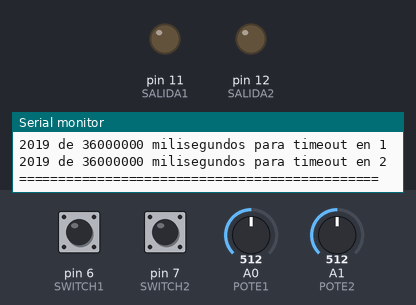
The sketch below on a simulated Arduino Uno, built with avr-gcc and run on an emulated ATmega328P. Parts: output pins drawn as LEDs (lit = HIGH), the last lines printed to the serial monitor. The test bench sets the inputs (shaded band); at power-on: pin 6 (SWITCH1) LOW, pin 7 (SWITCH2) LOW, A0 (POTE1) = 512, A1 (POTE2) = 512.

Above: at 2.2 s.
2.3 s: pin 6 (SWITCH1) pulled HIGH for 1.2 s
At 3.5 s:
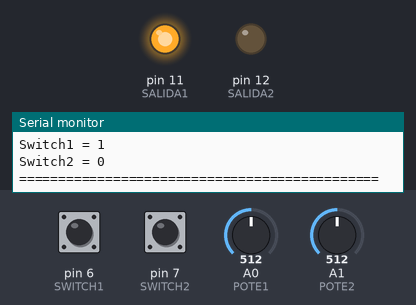
5.5 s: pin 7 (SWITCH2) pulled HIGH for 1.2 s
At 6.8 s:
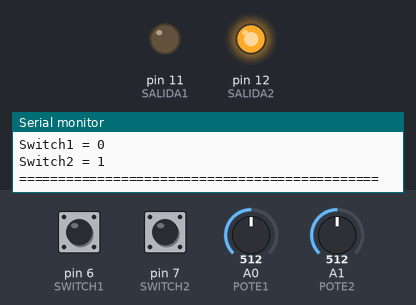
8.5 s: pin 7 (SWITCH2) pulled HIGH for 3.2 s
At 13.3 s:
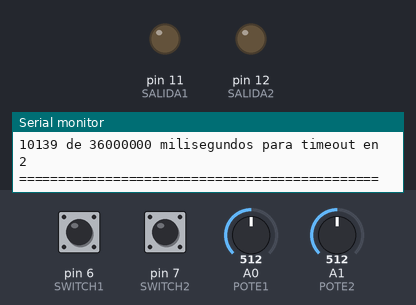
13.6 s: pin 6 (SWITCH1) pulled HIGH for 3.2 s
At 14.9 s:
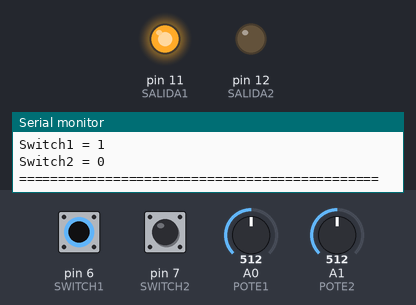
18.7 s: pin 6 (SWITCH1) driven HIGH and pin 7 (SWITCH2) driven HIGH
At 20.5 s:
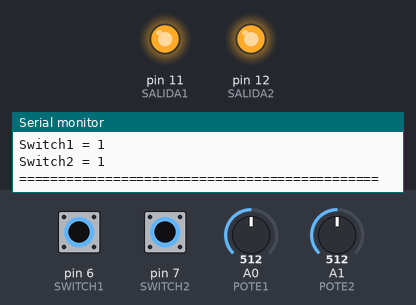
Timing chart, 0 to 21.7 s (numbered marks = the images above; inputs shaded):
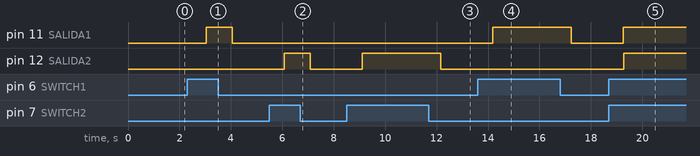

Measured:
- after the input at 2.3 s, pin 11 (SALIDA1): LOW → HIGH after 0.74 s, → LOW 1.0 s later
- after the input at 5.5 s, pin 12 (SALIDA2): LOW → HIGH after 0.58 s, → LOW 1.0 s later
- after the input at 8.5 s, pin 12 (SALIDA2): LOW → HIGH after 0.61 s, → LOW 3.0 s later
- after the input at 13.6 s, pin 11 (SALIDA1): LOW → HIGH after 0.59 s, → LOW 3.0 s later
- after the input at 18.7 s, pin 11 (SALIDA1): LOW → HIGH after 0.56 s; pin 12 (SALIDA2): LOW → HIGH after 0.57 s

The sketch:

cubre_colchon_electrico_v1.ino
```cpp
/*
 * Programa para el cubre colchón eléctrico por el oso loco el 16/4/2022, version 0.1
 * Como tiene dos plazas, hay que hacer todo doble. No quise escribir una subrutina porque había
 * que pasarle tantas variables que no tenía sentido
 *
 * La idea es definir un ciclo de trabajo y con los potenciometros manejar cuanto tiempo encendido
 * y cuanto tiempo apagado (dentro del ciclo)
 *
 * Tiene una funcion de timeout para que si te lo olvidas encendido, se apague solo hasta un nuevo reset del switch
 * Todo eso es independiente en cada plaza
 */
#include <avr/wdt.h> // Cargamos librería del watchdog timer

#define DEBUG        //Definir esta vaiable para imprimir info de debug en el serial
#define CICLO 120    //Definir el ciclo en segundos
#define POTE1 A0     //Donde esta conectado el potenciometro 1
#define POTE2 A1     //Donde esta conectado el potenciometro 2
#define SWITCH1 6    //Donde esta conectado el interruptor 1
#define SWITCH2 7    //Donde esta conectado el interruptor 2
#define SALIDA1 11   //Donde dispara el rele 1
#define SALIDA2 12   //Donde dispara el rele 2

unsigned long MAXTIME = 10; //Definir maximo tiempo de encendido en horas
#ifdef DEBUG
char buffer[80];            //Variable para imprimir, solo la necesitamos si DEBUG esta definido
#endif
int pote1 = 0;
int pote2 = 0;
unsigned long intervalo;
unsigned long milisPrevio1 = 0;
unsigned long milisPrevio2 = 0;
bool TMOUT1 = false;
bool TMOUT2 = false;
unsigned long segs1 = 0, segs2 = 0;

void setup() {
  Serial.begin (115200);
  pinMode(POTE1, INPUT);
  pinMode(POTE2, INPUT);
  pinMode(SWITCH1,INPUT);
  pinMode(SWITCH2,INPUT);
  pinMode(SALIDA1,OUTPUT);
  pinMode(SALIDA2,OUTPUT);

  delay (1000); //Le damos tiempo a que se estabilice el link serial

#ifdef DEBUG
  Serial.println();
  Serial.println();
  Serial.println("*****************************************");
  Serial.println ("Arrancando el cubre colchon electrico!!!");
  Serial.println("*****************************************");
#endif

  intervalo = MAXTIME * 60 * 60 * 1000;
  //intervalo = MAXTIME * 2 * 1000; //Definir un ciclo corto para debuggear

  wdt_disable();       //Disable para que nos de tiempo de inicializar todo antes de que se resetee
  wdt_enable(WDTO_8S); // Habilitar al ultimo... 4S de timeout
}


void loop() {
  int segon1, segon2, segoff1, segoff2;
  int switch1, switch2;
  unsigned long milisAhora = millis();

  wdt_reset(); // Resetear el watchdog timer o se reinicia el microcontrolador!

  //Revisar si estuvimos encendidos durante el tiempo especificado en TMOUT. Si es verdadero, apagar
  //Notese la belleza implicita de esta simple resta y comparación que maneja el overflow del millis()
  //con elegancia cuando hace el rollover y vuelve a empezar de 0
  if ((unsigned long)(milisAhora - milisPrevio1) >= intervalo) TMOUT1 = true; else TMOUT1 = false;
  if ((unsigned long)(milisAhora - milisPrevio2) >= intervalo) TMOUT2 = true; else TMOUT2 = false;

#ifdef DEBUG
  sprintf (buffer, "Uptime %lu seconds", millis()/1000);
  Serial.println (buffer);
  Serial.println ();
  sprintf (buffer, "%ld de %ld milisegundos para timeout en 1", milisAhora - milisPrevio1, intervalo);
  Serial.println (buffer);
  sprintf (buffer, "%ld de %ld milisegundos para timeout en 2", milisAhora - milisPrevio2, intervalo);
  Serial.println (buffer);
#endif

  // Leemos los switches
  switch1 = digitalRead (SWITCH1);
  switch2 = digitalRead (SWITCH2);

  if (switch1||switch2) { //Solo si alguno de los dos switches está encendido, procesamos

    if (switch1) {                                        //Si el switch 1 está encendido
      if (!TMOUT1) {                                      //Si no se ha cumplido el timeout para la plaza 1
        pote1 = map (analogRead(POTE1), 0, 1023, 0, 100); //Calculamos el porcentaje para el pote1
        segon1 = (pote1 * CICLO) / 100;                   //Determinar cuantos segundos tiene que estar encendido dentro del ciclo para pote1
        segoff1 = CICLO - segon1;                         //Determinar cuantos segundos tiene que estar apagado para pote 1
#ifdef DEBUG
	sprintf (buffer, "TMOUT1 = %d", TMOUT1);
	Serial.println (buffer);
	sprintf (buffer, "Valor pote 1 = %d encender por %d segundos, apagar por %d segundos", pote1, segon1, segoff1);
	Serial.println (buffer);
	sprintf (buffer, "segs1 = %ld", segs1);
	Serial.println (buffer);
#endif

        if (segs1 < segon1) {            //Utilizamos la variable segs1 para llevar la cuenta de cuánto tiempo estuvo encendido dentro del ciclo
          digitalWrite(SALIDA1,HIGH);    //Si es menor que el segmento de tiempo de encendido calculado arriba, encender. De lo contrario apagar
        } else {
          digitalWrite(SALIDA1,LOW);
        }
        ++segs1;                        //Incrementamos encender en aproximadamente 1 segundo (un poco más dado a todo lo que hay que procesar

        if (segs1 > CICLO) {            //Si segs1 es mayor al ciclo completo, hacer el rollover a 0
          segs1 = 0;
        }
      } else {
        digitalWrite(SALIDA1,LOW);     //Si segs1 es mayor que segon1 pero menor al ciclo total, entonces es tiempo del ciclo de apagado!
      }
    } else {
      milisPrevio1 = milisAhora;       //Aqui, si se puso el switch en off, reseteamo milsPrevio1 así si se enciende vuelve a haber un ciclo de TMOUT1 completo!
      digitalWrite(SALIDA1,LOW);
      TMOUT1 = false;                  //Reset de TMOUT1
      segs1 = 0;
    }

    if (switch2) {
      if (!TMOUT2) {
        pote2 = map (analogRead(POTE2), 0, 1023, 0, 100);
        segon2 = (pote2 * CICLO) / 100;  //Determinar cuantos segundos tiene que estar encendido dentro del ciclo para pote2
        segoff2 = CICLO - segon2;        //Determinar cuantos segundos tiene que estar apagado para pote 2
#ifdef DEBUG
	sprintf (buffer, "TMOUT2 = %d", TMOUT2);
	Serial.println (buffer);
	sprintf (buffer, "Valor pote 2 = %d encender por %d segundos, apagar por %d segundos", pote2, segon2, segoff2);
	Serial.println (buffer);
	sprintf (buffer, "segs2 = %ld", segs2);
	Serial.println (buffer);
#endif

	if (segs2 < segon2) {
          digitalWrite(SALIDA2,HIGH);
        } else {
	  digitalWrite(SALIDA2,LOW);
	}
	++segs2;

        if (segs2 > CICLO) {
	  segs2 = 0;
	}
      } else {
        digitalWrite(SALIDA2,LOW);
      }
    } else {
      milisPrevio2 = milisAhora;
      digitalWrite(SALIDA2,LOW);
      TMOUT2 = false;
      segs2 = 0;
    }

#ifdef DEBUG
    sprintf (buffer, "Switch1 = %d", switch1);
    Serial.println (buffer);

    sprintf (buffer, "Switch2 = %d", switch2);
    Serial.println (buffer);
#endif
  }
  if (!switch1) digitalWrite(SALIDA1,LOW);
  if (!switch2) digitalWrite(SALIDA2,LOW);
#ifdef DEBUG
  Serial.println("==============================================");
#endif DEBUG
  delay (1000); //Este es el delay del ciclo
}
//Eso es tototoooodo amigos!
```
